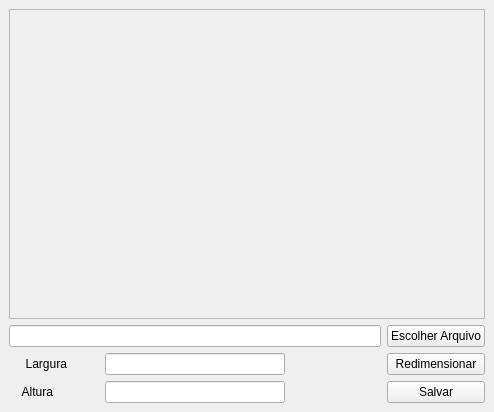
<?xml version="1.0" encoding="UTF-8"?>
<ui version="4.0">
 <class>MainWindow</class>
 <widget class="QMainWindow" name="MainWindow">
  <property name="geometry">
   <rect>
    <x>0</x>
    <y>0</y>
    <width>494</width>
    <height>412</height>
   </rect>
  </property>
  <property name="windowTitle">
   <string>Redimencionar Imagem</string>
  </property>
  <widget class="QWidget" name="centralwidget">
   <layout class="QGridLayout" name="gridLayout">
    <item row="2" column="4">
     <widget class="QPushButton" name="btnRedimencionar">
      <property name="text">
       <string>Redimensionar</string>
      </property>
     </widget>
    </item>
    <item row="2" column="0">
     <widget class="QLabel" name="largura">
      <property name="text">
       <string>     Largura</string>
      </property>
     </widget>
    </item>
    <item row="3" column="4">
     <widget class="QPushButton" name="btnSalvar">
      <property name="text">
       <string>Salvar</string>
      </property>
     </widget>
    </item>
    <item row="0" column="0" colspan="5">
     <widget class="QScrollArea" name="scrollArea">
      <property name="widgetResizable">
       <bool>true</bool>
      </property>
      <widget class="QWidget" name="scrollAreaWidgetContents">
       <property name="geometry">
        <rect>
         <x>0</x>
         <y>0</y>
         <width>474</width>
         <height>305</height>
        </rect>
       </property>
       <layout class="QGridLayout" name="gridLayout_2">
        <item row="0" column="0">
         <widget class="QLabel" name="labelImg">
          <property name="text">
           <string/>
          </property>
         </widget>
        </item>
       </layout>
      </widget>
     </widget>
    </item>
    <item row="1" column="4">
     <widget class="QPushButton" name="btnEscolherArquivo">
      <property name="text">
       <string>Escolher Arquivo</string>
      </property>
     </widget>
    </item>
    <item row="1" column="0" colspan="4">
     <widget class="QLineEdit" name="inputAbrirArquivo"/>
    </item>
    <item row="3" column="0">
     <widget class="QLabel" name="altura">
      <property name="text">
       <string>    Altura</string>
      </property>
     </widget>
    </item>
    <item row="2" column="1" colspan="2">
     <widget class="QLineEdit" name="inputLargura"/>
    </item>
    <item row="3" column="1" colspan="2">
     <widget class="QLineEdit" name="inputAltura"/>
    </item>
   </layout>
  </widget>
 </widget>
 <resources/>
 <connections/>
</ui>
